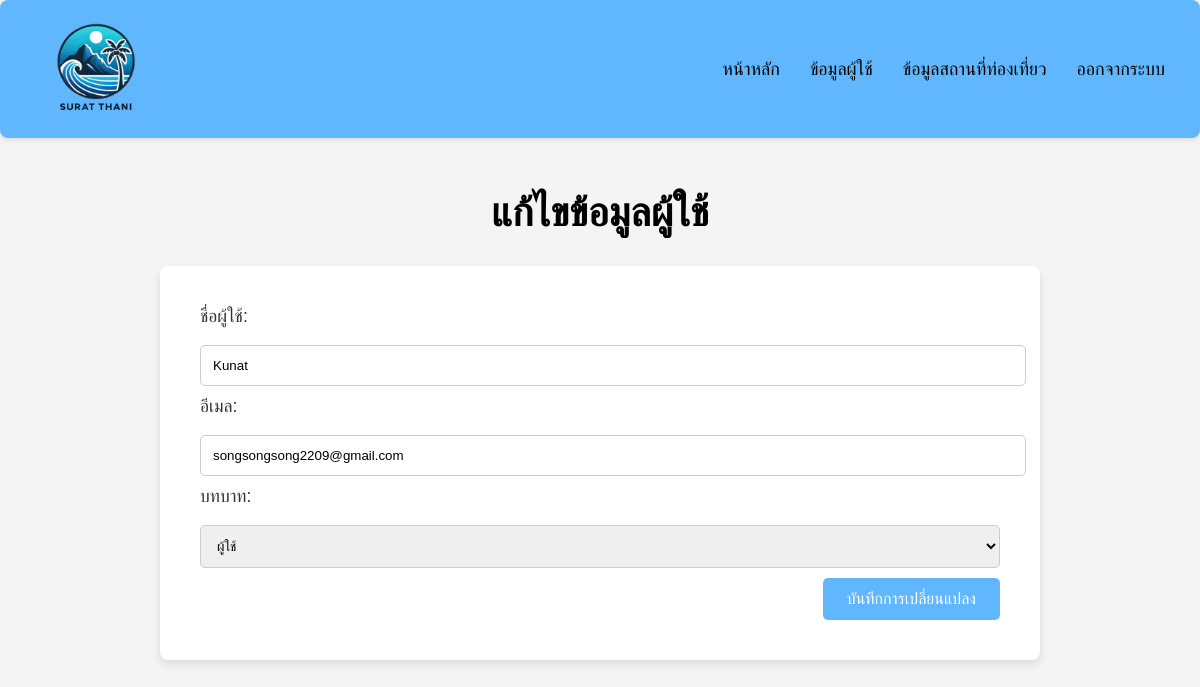
Page /edit_user.php?id=1 (signed in) on the committed database.
### tables this page shows
CREATE TABLE `users` (
  `id` int(11) NOT NULL,
  `email` varchar(255) NOT NULL,
  `password` varchar(255) NOT NULL,
  `created_at` timestamp NOT NULL DEFAULT current_timestamp(),
  `name` varchar(255) NOT NULL,
  `role` enum('user','admin') NOT NULL DEFAULT 'user'
);

### edit_user.php (the view, shortened to what this page needs)
<?php
include 'db_connect.php';
$user_id = $_GET['id'];
$query = "SELECT * FROM users WHERE id = ?";
$stmt = $conn->prepare($query);
$stmt->bind_param("i", $user_id);
$stmt->execute();
$result = $stmt->get_result();
$user = $result->fetch_assoc();
?>
<!DOCTYPE html>
<html lang="th">
<head>
    <link rel="stylesheet" href="https://cdnjs.cloudflare.com/ajax/libs/font-awesome/5.15.3/css/all.min.css">
</head>
<body>
    <nav>
        <div class="logo">
            <a href="admin_dashboard.php">
                <img src="img/logo2.png" alt="Logo">
            </a>
        </div>
        <div class="nav-links">
            <a href="admin_dashboard.php">หน้าหลัก</a>
            <a href="manage_users.php">ข้อมูลผู้ใช้</a>
            <a href="manage_places.php">ข้อมูลสถานที่ท่องเที่ยว</a>
            <a href="logout.php">ออกจากระบบ</a>
        </div>
    </nav>
    <div class="container">
        <h1>แก้ไขข้อมูลผู้ใช้</h1>
        <div class="form-container">
            <form action="edit_user.php?id=<?php echo $user['id']; ?>" method="POST">
                <label for="name">ชื่อผู้ใช้:</label>
                <input type="text" id="name" name="name" value="<?php echo $user['name']; ?>" required>
                <label for="email">อีเมล:</label>
                <input type="email" id="email" name="email" value="<?php echo $user['email']; ?>" required>
                <label for="role">บทบาท:</label>
                <select id="role" name="role">
                    <option value="user" <?php if ($user['role'] == 'user') echo 'selected'; ?>>ผู้ใช้</option>
                </select>
                <button type="submit">บันทึกการเปลี่ยนแปลง</button>
            </form>
        </div>
    </div>
</body>
</html>

### edit_user.php (style rules this page uses)
body { font-family: 'Arial', sans-serif; background-color: #f4f4f4; margin: 0; padding: 0; }
nav { background-color: #60B7FE; color: white; display: flex; justify-content: space-between; align-items: center; padding: 20px; border-radius: 8px; box-shadow: 0 2px 5px rgba(0, 0, 0, 0.1); }
nav .logo img { width: 120px; height: auto; }
nav a { color: rgb(0, 0, 0); text-decoration: none; margin: 15px; font-size: 18px; }
.nav-links { display: flex; align-items: center; }
.container { width: 80%; margin: auto; padding: 25px; }
h1 { text-align: center; font-size: 40px; margin-bottom: 30px; }
.form-container { background-color: #fff; padding: 40px; border-radius: 8px; box-shadow: 0 4px 8px rgba(0, 0, 0, 0.1); max-width: 800px; margin: auto; }
label { font-size: 1.1rem; color: #333; margin-bottom: 8px; display: block; }
input[type="text"], input[type="email"], select { width: 100%; padding: 0.75rem; margin: 10px 0; border-radius: 5px; border: 1px solid #ccc; }
button { background-color: #60B7FE; color: white; padding: 0.75rem 1.5rem; font-size: 1rem; border: none; border-radius: 5px; cursor: pointer; transition: background-color 0.3s ease; margin-left: auto; display: block; }

### rows in the picture
users: name "Kunat", email "songsongsong2209@gmail.com", role "ผู้ใช้"
